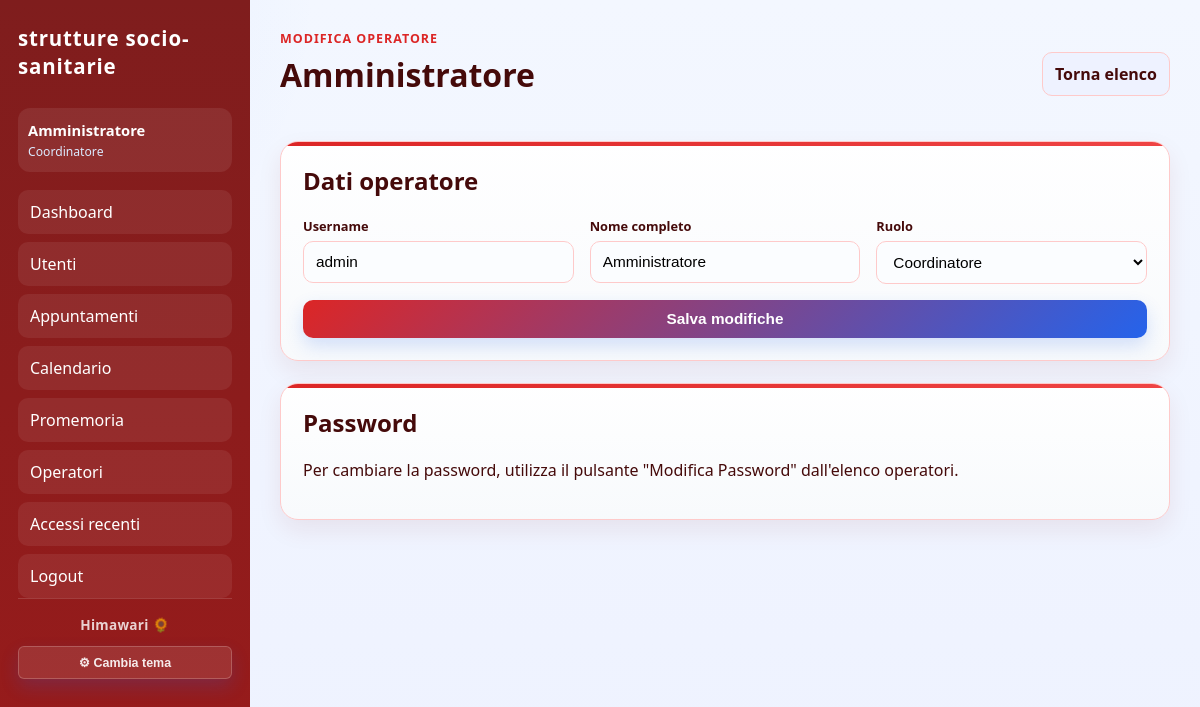
Screenshot of /users/278/edit (signed in) with the database file from the repository.
### tables this page shows
CREATE TABLE users (
            id INTEGER PRIMARY KEY AUTOINCREMENT,
            username TEXT UNIQUE NOT NULL,
            fullname TEXT NOT NULL,
            role TEXT NOT NULL,
            password TEXT NOT NULL,
            is_archived INTEGER NOT NULL DEFAULT 0
        , theme TEXT NOT NULL DEFAULT 'cool');

### app.py (the view, shortened to what this page needs)
@app.route("/users/<int:user_id>/edit", methods=["GET", "POST"])
@require_login
def edit_user(user_id):
    if not user_has_permission("manage_users"):
        abort(403)
    conn = get_db()
    user = conn.execute("SELECT * FROM users WHERE id = ?", (user_id,)).fetchone()
    if user is None:
        conn.close()
        flash("Operatore non trovato.", "danger")
        return redirect(url_for("users"))
    conn.close()
    return render_template("edit_user.html", user=dict(user))

### app.py (called while the page is built)
def get_db():
    conn = sqlite3.connect(DB_PATH)
    conn.row_factory = sqlite3.Row
    return conn

def get_current_user():
    user_id = session.get("user_id")
    if not user_id:
        return None
    conn = get_db()
    user = conn.execute("SELECT * FROM users WHERE id = ? AND is_archived = 0", (user_id,)).fetchone()
    conn.close()
    return dict(user) if user else None

def user_has_permission(action):
    user = get_current_user()
    if not user:
        return False
    if action == "open_user_folder":
        return user.get("role") in {"coordinatore", "vicecoordinatore"}
    if user.get("role") == "admin":
        return True
    if user.get("role") in {"coordinatore", "vicecoordinatore"}:
        return True
    return ROLE_PERMISSIONS.get(user.get("role"), {}).get(action, False)

def require_login(view_func):
    @wraps(view_func)
    def wrapper(*args, **kwargs):
        if not get_current_user():
            flash("Effettua l'accesso per continuare.", "warning")
            return redirect(url_for("login"))
        return view_func(*args, **kwargs)
    return wrapper

@app.context_processor
def inject_globals():
    return {
        "current_year": datetime.now().year,
        "app_name": "strutture socio-sanitarie",
        "current_user": get_current_user(),
        "ROLE_LABELS": ROLE_LABELS,
        "user_has_permission": user_has_permission,
    }

### templates/edit_user.html (shortened to what this page needs)
{% extends 'base.html' %}
{% block content %}
<div class="page-header">
    <div>
        <p class="eyebrow">Modifica operatore</p>
        <h1>{{ user.fullname }}</h1>
    </div>
    <div class="actions-row">
        <a class="secondary-btn" href="{{ url_for('users') }}">Torna elenco</a>
    </div>
</div>
<section class="panel">
    <h2>Dati operatore</h2>
    <form method="post" class="form-grid">
        <div>
            <label>Username</label>
            <input type="text" name="username" value="{{ user.username }}" required>
        </div>
        <div>
            <label>Nome completo</label>
            <input type="text" name="fullname" value="{{ user.fullname }}" required>
        </div>
        <div>
            <label>Ruolo</label>
            <select name="role" required>
                <option value="coordinatore" {% if user.role == 'coordinatore' %}selected{% endif %}>Coordinatore</option>
            </select>
        </div>
        <div class="full-width">
            <button type="submit" class="primary-btn">Salva modifiche</button>
        </div>
    </form>
</section>
<section class="panel">
    <h2>Password</h2>
    <p>Per cambiare la password, utilizza il pulsante "Modifica Password" dall'elenco operatori.</p>
</section>
{% endblock %}

### templates/base.html (shortened to what this page needs)
<!DOCTYPE html>
<html lang="it">
<head>
    <link rel="stylesheet" href="{{ url_for('static', filename='style.css') }}">
</head>
<body data-theme="{{ current_user.theme or 'cool' if current_user else 'cool' }}">
    <div class="app-shell">
        <aside class="sidebar">
            <div class="brand">{{ app_name }}</div>
            {% if current_user %}
            <div class="user-badge">
                <strong>{{ current_user.fullname }}</strong><br>
                <span>{{ ROLE_LABELS.get(current_user.role, current_user.role) }}</span>
            </div>
            <nav>
                <a href="{{ url_for('dashboard') }}">Dashboard</a>
                {% if user_has_permission('view_patients') %}
                <a href="{{ url_for('patients') }}">Utenti</a>
                {% endif %}
                {% if user_has_permission('view_appointments') %}
                <a href="{{ url_for('appointments') }}">Appuntamenti</a>
                <a href="{{ url_for('calendar') }}">Calendario</a>
                <a href="{{ url_for('notifications') }}">Promemoria</a>
                {% endif %}
                {% if user_has_permission('manage_users') %}
                <a href="{{ url_for('users') }}">Operatori</a>
                <a href="{{ url_for('audit') }}">Accessi recenti</a>
                {% endif %}
                <a href="{{ url_for('logout') }}">Logout</a>
            </nav>
            <div class="sidebar-footer">
                <div class="himawari-brand">Himawari 🌻</div>
                <button class="theme-toggle-btn" onclick="document.getElementById('theme-menu').classList.toggle('show')">⚙ Cambia tema</button>
            </div>
            {% endif %}
        </aside>
        <main class="main-content">
            {% block content %}{% endblock %}
        </main>
    </div>
</body>
</html>

### static/style.css (style rules this page uses)
* { box-sizing: border-box; }
:root { --bg: #eef4ff; --panel: #ffffff; --sidebar: #122c4d; --sidebar-soft: #1d3f6e; --primary: #1d4ed8; --primary-soft: #dbeafe; --accent: #14b8a6; --warning: #f59e0b; --danger: #dc2626; --text: #1f2937; --muted: #64748b; --border: #dfe7f5; --shadow: 0 10px 25px rgba(15, 23, 42, 0.08); }
body[data-theme="red"] { --bg: #fee2e2; --panel: #ffffff; --sidebar: #7f1d1d; --sidebar-soft: #991b1b; --primary: #dc2626; --primary-soft: #fecaca; --accent: #ef4444; --warning: #f59e0b; --danger: #991b1b; --text: #450a0a; --muted: #dc2626; --border: #fecaca; --shadow: 0 10px 25px rgba(127, 29, 29, 0.08); }
body { margin: 0; font-family: "Segoe UI", Arial, sans-serif; background: radial-gradient(circle at top left, rgba(59, 130, 246, 0.08), transparent 22%), linear-gradient(180deg, #f3f7ff 0%, #eef2ff 100%); color: var(--text); }
.app-shell { display: flex; min-height: 100vh; }
.sidebar { width: 250px; background: linear-gradient(180deg, var(--sidebar) 0%, var(--sidebar-soft) 100%); color: white; padding: 24px 18px; position: sticky; top: 0; height: 100vh; }
.brand { font-size: 1.28rem; font-weight: 800; margin-bottom: 28px; letter-spacing: 0.04em; }
.sidebar nav { display: flex; flex-direction: column; gap: 8px; }
.sidebar a { color: white; text-decoration: none; background: rgba(255,255,255,0.07); padding: 11px 12px; border-radius: 10px; transition: 0.2s ease; }
.sidebar-footer { margin-top: auto; padding-top: 16px; border-top: 1px solid rgba(255,255,255,0.15); position: relative; }
.himawari-brand { text-align: center; font-size: 0.85rem; font-weight: 600; color: rgba(255,255,255,0.8); letter-spacing: 0.02em; margin-bottom: 12px; }
.theme-toggle-btn { width: 100%; padding: 8px 10px; background: rgba(255,255,255,0.1); color: rgba(255,255,255,0.9); border: 1px solid rgba(255,255,255,0.2); border-radius: 6px; font-size: 0.78rem; font-weight: 600; cursor: pointer; transition: all 0.2s ease; }
.main-content { flex: 1; padding: 30px; }
h1, h2 { margin-top: 0; color: var(--text); }
.page-header { display: flex; justify-content: space-between; align-items: center; gap: 16px; margin-bottom: 24px; }
.eyebrow { margin: 0 0 6px; text-transform: uppercase; font-size: 0.78rem; letter-spacing: 0.08em; color: var(--muted); font-weight: 700; }
.panel { background: linear-gradient(180deg, rgba(255,255,255,0.99), rgba(248,250,252,0.96)); border-radius: 18px; padding: 22px; box-shadow: var(--shadow); border: 1px solid var(--border); margin-bottom: 22px; position: relative; overflow: hidden; }
.panel::before { content: ""; position: absolute; inset: 0 auto auto 0; width: 100%; height: 4px; background: linear-gradient(90deg, var(--primary), var(--accent)); }
.form-grid { display: grid; grid-template-columns: repeat(auto-fit, minmax(220px, 1fr)); gap: 16px; }
.form-grid label, .filter-row label { display: block; font-size: 0.8rem; margin-bottom: 6px; color: var(--text); font-weight: 700; }
input, select, textarea, button { width: 100%; padding: 11px 12px; border-radius: 10px; border: 1px solid var(--border); font-size: 0.96rem; background: #fbfdff; }
button { background: linear-gradient(135deg, var(--primary), #2563eb); color: white; border: none; cursor: pointer; font-weight: 700; box-shadow: 0 8px 18px rgba(37, 99, 235, 0.18); transition: transform 0.15s ease, box-shadow 0.15s ease; }
.primary-btn { display: inline-block; padding: 10px 14px; border-radius: 10px; background: linear-gradient(135deg, var(--primary), #2563eb); color: white; border: none; font-weight: 700; box-shadow: 0 8px 18px rgba(37, 99, 235, 0.18); cursor: pointer; }
.secondary-btn, .link-btn { display: inline-block; text-decoration: none; color: var(--text); padding: 10px 12px; border-radius: 10px; background: #eef2ff; text-align: center; border: 1px solid var(--border); font-weight: 600; }
.user-badge { background: rgba(255,255,255,0.08); border-radius: 12px; padding: 12px 10px; margin-bottom: 18px; font-size: 0.92rem; }
.user-badge span { color: #dbeafe; font-size: 0.76rem; }
.full-width { grid-column: 1 / -1; }
.actions-row { display: flex; gap: 12px; align-items: center; flex-wrap: wrap; }

### rows the page displays
users: fullname "Amministratore", get "Coordinatore"
users: fullname "Amministratore", username "admin", role "Coordinatore"

### other values shown
{{ app_name }} "strutture socio-sanitarie"
